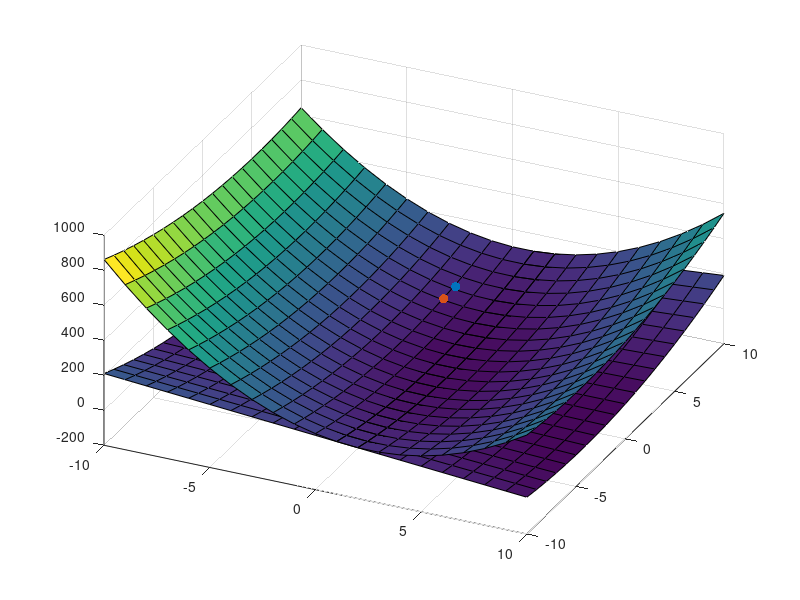

Write MATLAB code to recreate this figure.
A = 0.5;
B = 1;
C = 2.5;
E = 9.8696;
F = 1;
G = 2;
X0 = (3/2);
Y0 = 1;

[X,Y] = meshgrid(-10:1:10,-10:1:10);
Z = sin(pi.*X)+Y.^2-Y+X.*Y;
Z2 = A+(X-X0).*B+(Y-Y0).*C+(((X-X0).^2)./2).*E+(Y-Y0).*(X-X0).*F+(((Y-Y0).^2)./2).*G;
surf(X,Y,Z)
hold on;
surf(X,Y,Z2)
plot3(X0, Y0, 400, '.', 'MarkerSize',20)
plot3(1.5267, -0.2633, 400, '.', 'MarkerSize',20)

az = 25;
el = 45;
view(az, el);



